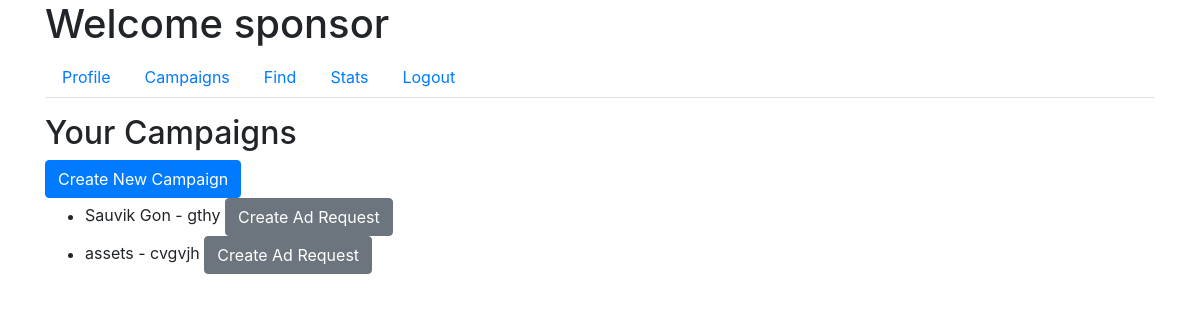
Screenshot of /sponsor/campaigns (signed in) with the database file from the repository.
### app/models.py (models this page shows, shortened)
class User(UserMixin, db.Model):
    id = db.Column(db.Integer, primary_key=True)
    username = db.Column(db.String(64), unique=True, nullable=False)
    email = db.Column(db.String(120), unique=True, nullable=False)
    password_hash = db.Column(db.String(128), nullable=False)
    role = db.Column(db.String(20), nullable=False)
    industry = db.Column(db.String(120))  # For Sponsors
    platforms = db.Column(db.Text)  # For Influencers
    category = db.Column(db.String(120))  # For Influencers
    niche = db.Column(db.String(120))  # For Influencers
    profile_pic = db.Column(db.String(20), nullable=False, default='download.png')

class Campaign(db.Model):
    id = db.Column(db.Integer, primary_key=True)
    name = db.Column(db.String(100), nullable=False)
    description = db.Column(db.Text, nullable=False)
    budget = db.Column(db.Float, nullable=False)
    visibility = db.Column(db.String(10), nullable=False)  # 'public', 'private'
    user_id = db.Column(db.Integer, db.ForeignKey('user.id'), nullable=False)
    ad_requests = db.relationship('AdRequest', backref='campaign', lazy=True)

### app/routes.py (the view)
@main.route('/sponsor/campaigns')
@login_required
def sponsor_campaigns():
    if current_user.role == 'sponsor':
        campaigns = Campaign.query.filter_by(user_id=current_user.id).all()
        return render_template('sponsor_campaigns.html', campaigns=campaigns)
    return redirect(url_for('main.home'))

### app/models.py (called while the page is built)
@login_manager.user_loader
def load_user(user_id):
    return User.query.get(int(user_id))

### app/templates/sponsor_campaigns.html
{% extends "sponsor_dashboard.html" %}
{% block tab_content %}
<h2>Your Campaigns</h2>
<a href="{{ url_for('main.new_campaign') }}" class="btn btn-primary">Create New Campaign</a>
<ul>
    {% for campaign in campaigns %}
    <li>{{ campaign.name }} - {{ campaign.description }}
        <a href="{{ url_for('main.new_ad_request', campaign_id=campaign.id) }}" class="btn btn-secondary">Create Ad Request</a>
    </li>
    {% endfor %}
</ul>
{% endblock %}

### app/templates/sponsor_dashboard.html (shortened to what this page needs)
{% extends "base.html" %}
{% block content %}
<h1>Welcome {{ current_user.username }}</h1>
<ul class="nav nav-tabs">
    <li class="nav-item">
        <a class="nav-link" href="{{ url_for('main.sponsor_profile') }}">Profile</a>
    </li>
    <li class="nav-item">
        <a class="nav-link" href="{{ url_for('main.sponsor_campaigns') }}">Campaigns</a>
    </li>
    <li class="nav-item">
        <a class="nav-link" href="{{ url_for('main.sponsor_find') }}">Find</a>
    </li>
    <li class="nav-item">
        <a class="nav-link" href="{{ url_for('main.sponsor_stats') }}">Stats</a>
    </li>
    <li class="nav-item">
        <a class="nav-link" href="{{ url_for('main.logout') }}">Logout</a>
    </li>
</ul>
<div class="tab-content mt-3">
    {% block tab_content %}{% endblock %}
</div>
{% endblock %}

### rows the page displays
User: username "sponsor"
Campaign: name "Sauvik Gon", description "gthy"
Campaign: name "assets", description "cvgvjh"
